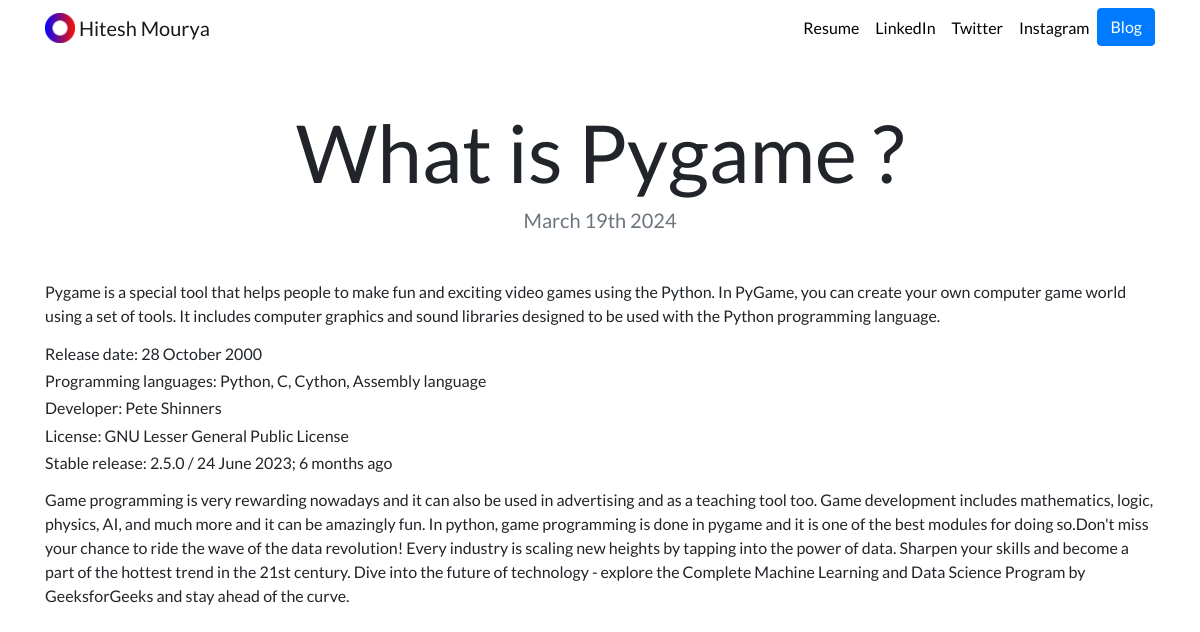
/blog/5/, run on the app's committed database.
### blog/models.py (models this page shows, shortened)
class Project_blog(models.Model):
    title = models.CharField(max_length = 50)
    description = models.TextField()
    date = models.DateField()

### blog/views.py (the view)
# urls.py: path('<int:blog_id>/', views.detail,name='detail'),
def detail(request , blog_id):
    blog = get_object_or_404(Project_blog , pk = blog_id )
    return render(request ,'blog/detail.html' , {'blog':blog})

### blog/templates/blog/detail.html
{% extends "portfolio/base.html" %}
{% load static %}
{% block content %}
<h1 class="text-center mt-5" id="blogdetailtitle">{{ blog.title }}</h1>
<h5 class="text-center text-muted mb-5">{{ blog.date|date:'F jS Y' }}</h5>
{{ blog.description|safe }}
{% endblock %}

### portfolio/static/portfolio/custom.css (style rules this page uses)
body { font-family: 'Lato', sans-serif; }
@media (min-width: 992px) { #blogdetailtitle { font-size: 5rem; } }

### data on the page
Project_blog: title "What is Pygame ?", date "March 19th 2024", description "Pygame is a special tool that helps people to make fun and exciting video games using the Python. In PyGame, you can create your own computer game world using a set of tools. It includes computer graphics and sound libraries designed to be used with the Python programming language. Release date: 28 October 2000 Programming languages: Python, C, Cython, Assembly language Developer: Pete Shinners License: GNU Lesser General Public License Stable release: 2.5.0 / 24 June 2023; 6 months ago Game programming is very rewarding nowadays and it can also be used in advertising and as a teaching tool too. Game development includes mathematics, logic, physics, AI, and much more and it can be amazingly…"
